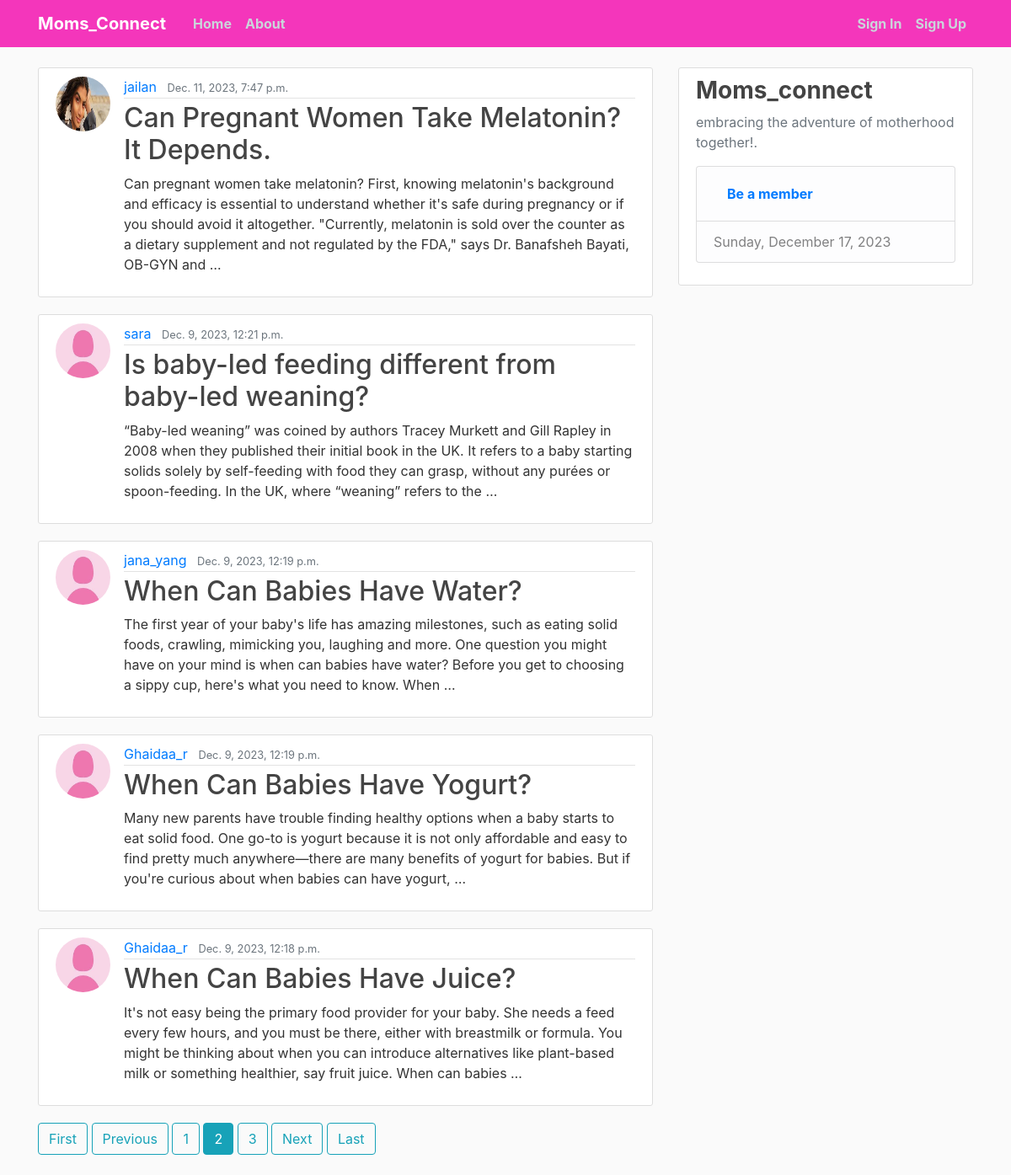
Screenshot of /?page=2 with the database file from the repository.
### blog/models.py (models this page shows, shortened)
class Post(models.Model):
    title = models.CharField(max_length=200)
    content = RichTextField(blank=True, null=True)
    date_posted = models.DateTimeField(default=timezone.now)
    author = models.ForeignKey(User, on_delete=models.CASCADE)

### users/models.py (models this page shows, shortened)
class Profile(models.Model):
    user = models.OneToOneField(User, on_delete=models.CASCADE)
    Bio = models.CharField(max_length=1000, blank=True)
    image = models.ImageField(default='default.jpg', upload_to='profile_photos')

### blog/views.py (the view)
# urls.py: path('', PostListView.as_view(), name='blog-home'),
class PostListView(ListView):
    model = Post
    template_name = 'blog/home.html'
    context_object_name = 'posts'
    ordering = ['-date_posted']
    paginate_by = 5

### templates/blog/home.html
{% extends "base.html" %}
{% block content %}
    {% for post in posts %}
    <article class="media content-section">
      <img class="rounded-circle article-img" src="{{ post.author.profile.image.url }}">
        <div class="media-body">
          <div class="article-metadata">
            <a class="mr-2" href="{% url 'blog-user-posts' post.author.username %}">{{ post.author }}</a>
            <small class="text-muted">{{ post.date_posted }}</small>
          </div>
          <h2><a class="article-title" href="{% url 'blog-post-detail' post.id %}">{{ post.title }}</a></h2>
          <p class="article-content">{{ post.content|truncatewords:50|safe }}</p>
        </div>
    </article>
    {% endfor %}
    {% if is_paginated %}
      {% if page_obj.has_previous %}
        <a class="btn btn-outline-info mb-4" href="?page=1">First</a>
        <a class="btn btn-outline-info mb-4" href="?page={{ page_obj.previous_page_number }}">Previous</a>
      {% endif %}
    {% for num in page_obj.paginator.page_range %}
        {% if page_obj.number == num %}
          <a class="btn btn-info mb-4" href="?page={{ num }}">{{ num }}</a>
        {% elif num > page_obj.number|add:'-3' and num < page_obj.number|add:'3' %}
          <a class="btn btn-outline-info mb-4" href="?page={{ num }}">{{ num }}</a>
        {% endif %}
      {% endfor %}
      {% if page_obj.has_next %}
        <a class="btn btn-outline-info mb-4" href="?page={{ page_obj.next_page_number }}">Next</a>
        <a class="btn btn-outline-info mb-4" href="?page={{ page_obj.paginator.num_pages }}">Last</a>
      {% endif %}
    {% endif %}
{% endblock content %}

### Mommyblog/static/css/main.css (style rules this page uses)
body { background: #fafafa; color: #333333; margin-top: 5rem; }
h1, h2, h3, h4, h5, h6 { color: #444444; }
.content-section { background: #ffffff; padding: 10px 20px; border: 1px solid #dddddd; border-radius: 3px; margin-bottom: 20px; }
.article-title { color: #444444; }
.article-content { white-space: pre-line; }
.article-img { height: 65px; width: 65px; margin-right: 16px; }
.article-metadata { padding-bottom: 1px; margin-bottom: 4px; border-bottom: 1px solid #e3e3e3 }

### templates/base.html (style rules this page uses)
body { background-image: url("https://img.pikbest.com/backgrounds/20220119/mother-baby-gynecology-woman-pink_6245648.jpg!sw800"); background-size: cover; background-repeat: no-repeat; background-attachment: fixed; }

### rows the page displays
Post: author.profile.image (picture), author "jailan", date_posted "Dec. 11, 2023, 7:47 p.m.", title "Can Pregnant Women Take Melatonin? It Depends.", content "Can pregnant women take melatonin? First, knowing melatonin's background and efficacy is essential to understand whether it's safe during pregnancy or if you should avoid it altogether. \"Currently, melatonin is sold over the counter as a dietary supplement and not regulated by the FDA,\" says Dr. Banafsheh Bayati, OB-GYN and …"
Post: author.profile.image (placeholder picture), author "sara", date_posted "Dec. 9, 2023, 12:21 p.m.", title "Is baby-led feeding different from baby-led weaning?", content "“Baby-led weaning” was coined by authors Tracey Murkett and Gill Rapley in 2008 when they published their initial book in the UK. It refers to a baby starting solids solely by self-feeding with food they can grasp, without any purées or spoon-feeding. In the UK, where “weaning” refers to the …"
Post: author.profile.image (placeholder picture), author "jana_yang", date_posted "Dec. 9, 2023, 12:19 p.m.", title "When Can Babies Have Water?", content "The first year of your baby's life has amazing milestones, such as eating solid foods, crawling, mimicking you, laughing and more. One question you might have on your mind is when can babies have water? Before you get to choosing a sippy cup, here's what you need to know. When …"
Post: author.profile.image (placeholder picture), author "Ghaidaa_r", date_posted "Dec. 9, 2023, 12:19 p.m.", title "When Can Babies Have Yogurt?", content "Many new parents have trouble finding healthy options when a baby starts to eat solid food. One go-to is yogurt because it is not only affordable and easy to find pretty much anywhere—there are many benefits of yogurt for babies. But if you're curious about when babies can have yogurt, …"
Post: author.profile.image (placeholder picture), author "Ghaidaa_r", date_posted "Dec. 9, 2023, 12:18 p.m.", title "When Can Babies Have Juice?", content "It's not easy being the primary food provider for your baby. She needs a feed every few hours, and you must be there, either with breastmilk or formula. You might be thinking about when you can introduce alternatives like plant-based milk or something healthier, say fruit juice. When can babies …"

### other values shown
{{ num }} "1" "3"
{{ num }} "2"
